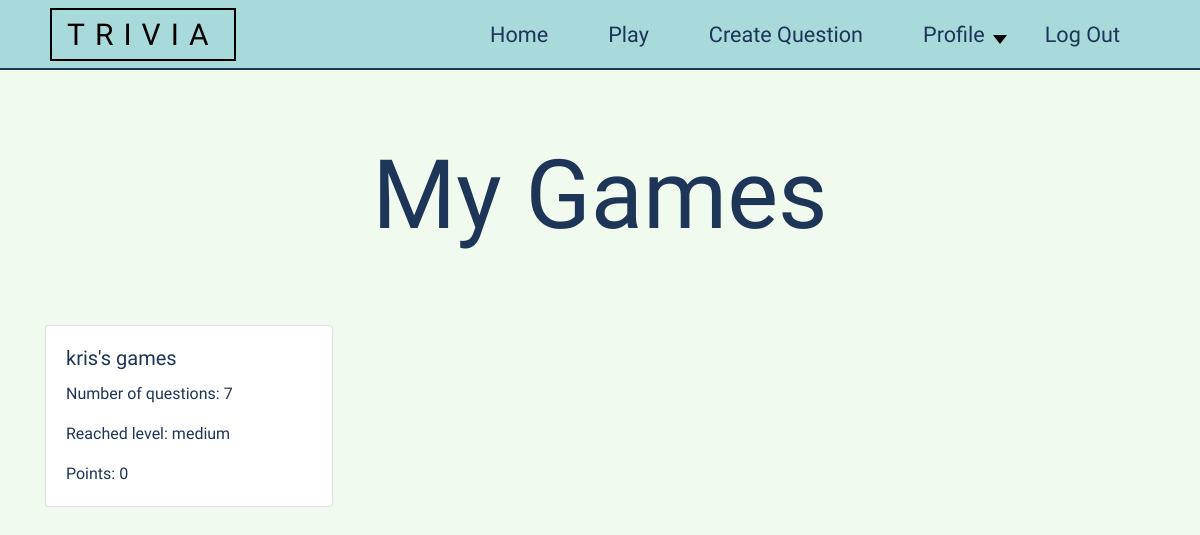
Before: /games/mine/ (signed in) with the older database file.
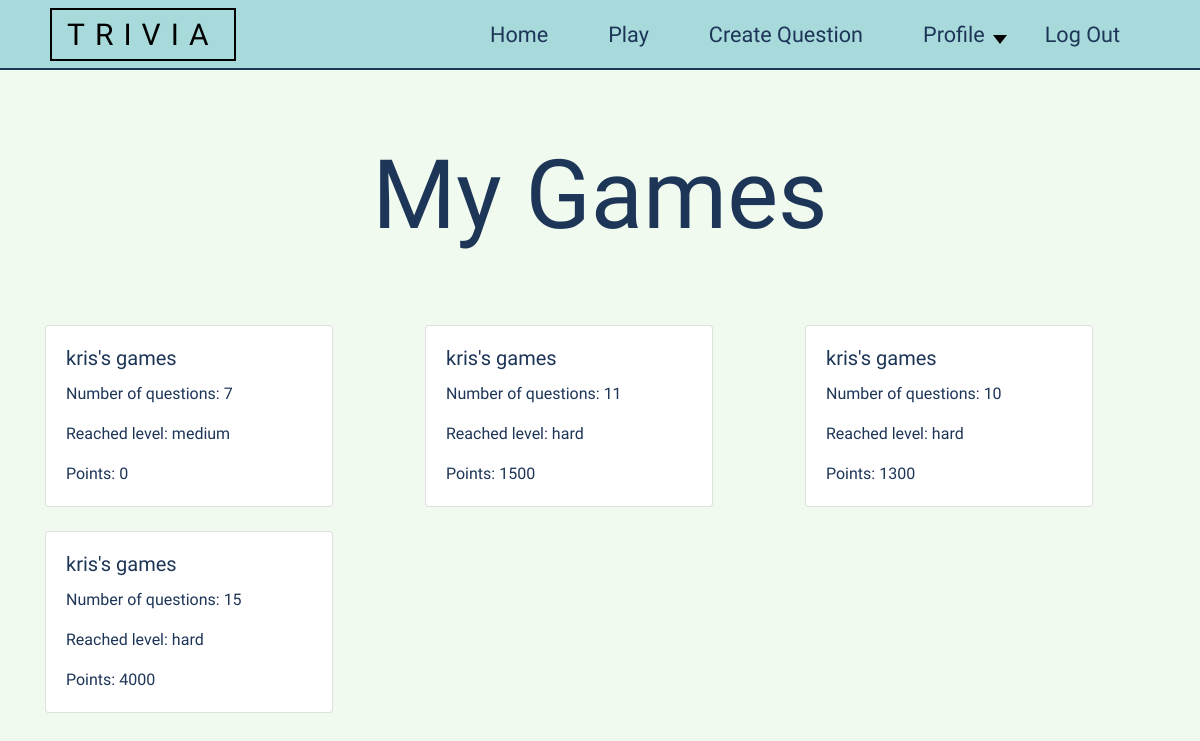
After: the same page with the newer database file.
### games/models.py (models this page shows, shortened)
class PlayedGames(models.Model):
    player = models.ForeignKey(User, on_delete=models.CASCADE)
    number_of_questions = models.PositiveIntegerField(validators=[MinValueValidator(0), MaxValueValidator(15)], default=0)
    last_level = models.ForeignKey(Level, on_delete=models.CASCADE, blank=False)
    points = models.PositiveIntegerField(default=0)

### questions/models.py (models this page shows)
class Level(models.Model):
    name = models.CharField(max_length=30)
    points = models.PositiveIntegerField(validators=[MinValueValidator(10)])
    def __str__(self):
        return f"{self.name}"

### games/views.py (the view)
# urls.py: path('mine/', views.UserGamesList.as_view(), name='my-games'),
class UserGamesList(LoginRequiredMixin, generic.ListView):
    model = PlayedGames
    template_name = 'my_games_list.html'
    context_object_name = 'games'
    def get_queryset(self):
        player_id = int(self.request.user.id)
        try:
            player = User.objects.all().filter(pk=player_id)[0]
            games = PlayedGames.objects.all().filter(player=player)
            return games
        except:
            return []

### games/templates/my_games_list.html
{% extends 'index.html' %}
{% block 'body' %}
<div class="row" style="z-index: 0;">
    <h1 style="font-size: 8vw; width: 50%; margin-left: 25%; text-align: center; margin-bottom: 4vw; margin-top: 4vw;">My Games</h1>
    {% for g in games %}
    <div class="col-lg-4">
        <div class="card" style="width: 18rem; margin-top: 2vw">
            <div class="card-body">
                <h5 class="card-title">{{g.player.username}}'s games</h5>
                <p class="card-text">Number of questions: {{g.number_of_questions}}</p>
                <p class="card-text">Reached level: {{g.last_level}}</p>
                <p class="card-text">Points: {{g.points}}</p>
            </div>
        </div>
    </div>
    {% endfor %}
</div>
{% endblock %}

### common/templates/index.html (shortened to what this page needs)
<!DOCTYPE html>
<html>
<head>
    <link rel="stylesheet" href="https://stackpath.bootstrapcdn.com/bootstrap/4.3.1/css/bootstrap.min.css">
    {% load static %}
    <link rel="stylesheet" type="text/css" href="{% static 'common.css' %}">
    <link rel="stylesheet" type="text/css" href="{% static 'accounts.css' %}">
    <link rel="stylesheet" type="text/css" href="{% static 'game.css' %}">
    <link rel="stylesheet" type="text/css" href="{% static 'questions.css' %}">
    <link rel="stylesheet" type="text/css" href="{% static 'play.css' %}">
</head>
<body>
{% include 'navbar.html' %}
<div class="container">
    {% block 'body' %}
    {% endblock %}
</div>
</body>
</html>

### common/templates/navbar.html (shortened to what this page needs)
<nav class="main_element">
    <div class="logo">Trivia</div>
    <ul class="papa">
        <li><a href="{% url 'home' %}">Home</a></li>
        <li><a href="{% url 'play' %}">Play</a></li>
        {% if not user.is_authenticated %}
        <li><a href="{% url 'login' %}">Log In</a></li>
        <li><a href="{% url 'signup' %}">Sign Up</a></li>
        {% else %}
        <li><a href="{% url 'create_question' %}">Create Question</a></li>
        <li><a href="#" class="show">Profile</a>
        </li>
        <li><a href="{% url 'logout' %}">Log Out</a></li>
        {% endif %}
    </ul>
</nav>

### common/static/common.css (style rules this page uses)
* { -webkit-box-sizing: border-box; -moz-box-sizing: border-box; box-sizing: border-box; margin:0; padding: 0; }
body { background-color: #556676; margin: 0; padding: 0; }
.logo { color: black; border: 2px solid black; letter-spacing: 10px; display: inline; text-transform: uppercase; font-size: 30px; padding: 7px 15px; }
.main_element { background-color: #A8DADC; color: white; width: 100%; height: 70px; line-height: 70px; padding: 0 50px; margin-bottom: 20px; border-bottom: 0.2vw solid #1D3557; z-index: 1000; }
ul { list-style-type: none; float: right; }
.main_element > ul >li { padding: 0 30px; display: block; float: left; height: 70px; position: relative; }
a { text-decoration: none; color:black; font-size: 1.8vw; }
.show::after { content: ''; width: 0; height: 0; border-left: 7px solid transparent; border-right: 7px solid transparent; border-top: 9px solid black; position: absolute; top: 35px; right:8px; }

### accounts/static/accounts.css (style rules this page uses)
* { font-family: 'Stylish', sans-serif; color: #1D3557; }
body { background-color: #F1FAEE; }
a { color: #1D3557; }

Changed rows visible on the page:
added PlayedGames: player.username "kris", number_of_questions "11", last_level "hard", points "1500"
added PlayedGames: player.username "kris", number_of_questions "10", last_level "hard", points "1300"
added PlayedGames: player.username "kris", number_of_questions "15", last_level "hard", points "4000"
